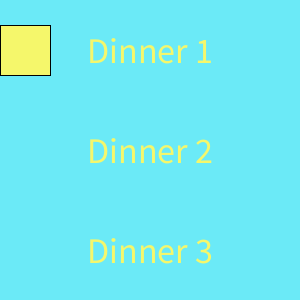
Frame 1 (no input)
Frame 60 (the mouse pressed at the canvas centre just before this capture): identical to frame 1, image omitted
Frame 120 (the mouse held since frame 60 and released just before this capture): identical to frame 1, image omitted

The Processing sketch that drew this single still picture (run headless with seeded random() and noise(); from frame 60 on, the mouse is pressed at the canvas centre):

// Processing sketch: week13_4_dinner_mouse
// ── week13_4_dinner_mouse.pde
void setup(){
  size(300,300);
  fill(#F5F76B);
  textSize(36);
  textAlign(CENTER,CENTER);
}
void draw(){
  background(#6BEAF7);
  text("Dinner 1",150,50);
  text("Dinner 2",150,150);
  text("Dinner 3",150,250);
  int choice = mouseX % 3;
  if(choice==0) rect(0,25,50,50);
  if(choice==1) rect(0,125,50,50);
  if(choice==2) rect(0,225,50,50);
}
